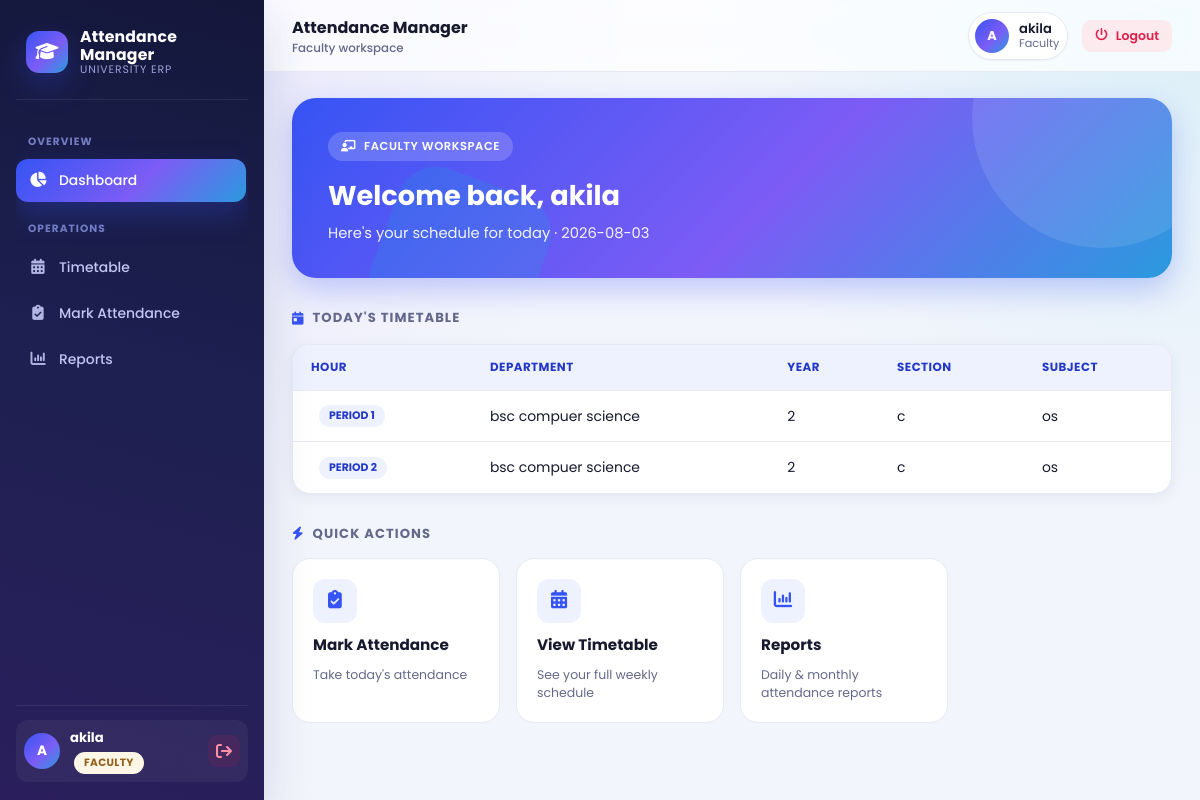
Screenshot of / (signed in) with the database file from the repository.
### tables this page shows
CREATE TABLE timetable (
                id INTEGER PRIMARY KEY AUTOINCREMENT,
                department_id INTEGER NOT NULL,
                year INTEGER NOT NULL,
                section TEXT NOT NULL,
                day_of_week TEXT NOT NULL,
                hour INTEGER NOT NULL,
                subject_id INTEGER NOT NULL,
                faculty_id INTEGER NOT NULL,
                created_at TEXT DEFAULT (datetime('now')),
                FOREIGN KEY (department_id) REFERENCES departments (id) ON DELETE CASCADE,
                FOREIGN KEY (subject_id) REFERENCES subjects (id) ON DELETE CASCADE,
                FOREIGN KEY (faculty_id) REFERENCES faculty (id) ON DELETE CASCADE,
                UNIQUE (department_id, year, section, day_of_week, hour)
            );

CREATE TABLE departments (
                id INTEGER PRIMARY KEY AUTOINCREMENT,
                name TEXT UNIQUE NOT NULL,
                code TEXT,
                created_at TEXT DEFAULT (datetime('now'))
            );

CREATE TABLE subjects (
                id INTEGER PRIMARY KEY AUTOINCREMENT,
                name TEXT NOT NULL,
                code TEXT,
                department_id INTEGER,
                year INTEGER,
                created_at TEXT DEFAULT (datetime('now')),
                FOREIGN KEY (department_id) REFERENCES departments (id) ON DELETE SET NULL
            );

### app.py (the view, shortened to what this page needs)
@app.route("/")
@login_required
def dashboard():
    role = session.get("role")
    if role == "student":
        stats = db.get_student_attendance_stats(session["student_id"])
        subject_stats = db.get_student_subject_wise_stats(session["student_id"])
        student = db.get_student(session["student_id"])
        return render_template("dashboard.html", role=role, student=student,
                                stats=stats, subject_stats=subject_stats)
    if role == "faculty":
        today_name = date.today().strftime("%A")
        todays_classes = [
            t for t in db.get_timetable() if t["faculty_id"] == session["faculty_id"]
            and t["day_of_week"] == today_name
        ]
        todays_classes.sort(key=lambda t: t["hour"])
        return render_template("dashboard.html", role=role, todays_classes=todays_classes, today=date.today().isoformat())

### app.py (called while the page is built)
def login_required(view_func):
    @wraps(view_func)
    def wrapped(*args, **kwargs):
        if "user_id" not in session:
            flash("Please log in to continue.", "warning")
            return redirect(url_for("login"))
        return view_func(*args, **kwargs)
    return wrapped

@app.context_processor
def inject_user():
    return {
        "current_user": session.get("username"),
        "current_role": session.get("role"),
    }

### database.py (called while the page is built)
def get_db_connection():
    conn = sqlite3.connect(DB_PATH, timeout=DB_TIMEOUT_SECONDS)
    conn.row_factory = sqlite3.Row
    conn.execute("PRAGMA foreign_keys = ON")
    conn.execute(f"PRAGMA busy_timeout = {DB_TIMEOUT_SECONDS * 1000}")
    conn.execute("PRAGMA journal_mode = WAL")
    conn.execute("PRAGMA synchronous = NORMAL")
    return conn

### templates/dashboard.html (shortened to what this page needs)
{% extends "base.html" %}
{% block content %}
{% if role == 'student' %}
    <div class="hero-welcome reveal">
        <div class="hero-welcome-inner">
            <span class="hero-eyebrow"><i class="fa-solid fa-user-graduate"></i> Student Workspace</span>
            <h1>Welcome back, {{ student.name }}</h1>
            <p>Roll No: {{ student.roll_no }} &middot; {{ student.department_name or "-" }}
                &middot; Year {{ student.year or "-" }} &middot; Section {{ student.section or "-" }}</p>
        </div>
    </div>
    <div class="ring-section">
        <div class="ring-card reveal">
            <div class="attendance-ring" data-pct="{{ stats.percentage }}"
                 style="--ring-color: {% if stats.status_class == 'good' %}#16a34a{% elif stats.status_class == 'bad' %}#e11d48{% else %}#3654f4{% endif %};">
                <div class="attendance-ring-inner">
                    <strong>{{ stats.percentage }}%</strong>
                    <span>Overall</span>
                </div>
            </div>
            <div class="ring-meta">
                <h3>Your Attendance</h3>
                <p>
                    <span class="pct-badge {% if stats.status_class == 'good' %}pct-good{% elif stats.status_class == 'bad' %}pct-bad{% else %}pct-neutral{% endif %}">
                        {{ stats.status_text }}
                    </span>
                </p>
                <div class="mini-stat-row">
                    <div class="mini-stat mini-green">
                        <strong>{{ stats.present }}</strong>
                        <span>Present Days</span>
                    </div>
                    <div class="mini-stat mini-red">
                        <strong>{{ stats.absent }}</strong>
                        <span>Absent Days</span>
                    </div>
                    <div class="mini-stat">
                        <strong>{{ stats.remaining_leave }}</strong>
                        <span>Leave Left (&ge;75%)</span>
                    </div>
                    <div class="mini-stat">
                        <strong>{{ stats.days_required }}</strong>
                        <span>Classes to Reach 75%</span>
                    </div>
                </div>
            </div>
        </div>
        <div class="motivation-card {% if stats.status_class == 'good' %}motivation-good{% elif stats.status_class == 'bad' %}motivation-bad{% endif %} reveal">
            {% if stats.status_class == 'bad' %}
                <i class="fa-solid fa-triangle-exclamation"></i>
                <h4>Stay on track</h4>
                <p>You need {{ stats.days_required }} more class{{ "es" if stats.days_required != 1 else "" }} to cross the 75% eligibility mark. Every class counts!</p>
            {% elif stats.status_class == 'good' %}
                <i class="fa-solid fa-trophy"></i>
                <h4>Great job!</h4>
                <p>You can take {{ stats.remaining_leave }} more leave{{ "s" if stats.remaining_leave != 1 else "" }} and still stay above 75% attendance.</p>
            {% else %}
                <i class="fa-solid fa-chart-line"></i>
                <h4>Keep it up</h4>
                <p>Attend your classes regularly to build a strong attendance record this term.</p>
            {% endif %}
        </div>
    </div>
    <div class="actions-row">
        <a href="{{ url_for('student_history', student_id=student.id) }}" class="btn btn-primary"><i class="fa-solid fa-clock-rotate-left"></i> View Full History</a>
    </div>
    <h2 class="section-heading"><i class="fa-solid fa-book-open"></i> Subject-wise Attendance</h2>
    {% if subject_stats %}
    <div class="progress-list reveal">
        {% for sub in subject_stats %}
        <div class="progress-item">
            <div class="progress-item-top">
                <strong>{{ sub.subject_name }}</strong>
                <span class="pct-badge {% if sub.status_class == 'good' %}pct-good{% elif sub.status_class == 'bad' %}pct-bad{% else %}pct-neutral{% endif %}">{{ sub.percentage }}%</span>
            </div>
            <div class="progress-track">
                <div class="progress-fill {% if sub.status_class == 'good' %}fill-good{% elif sub.status_class == 'bad' %}fill-bad{% endif %}" data-width="{{ sub.percentage }}"></div>
            </div>
            <div class="progress-meta">
                <span><i class="fa-solid fa-check"></i> Present: {{ sub.present_count }}</span>
                <span><i class="fa-solid fa-xmark"></i> Absent: {{ sub.absent_count }}</span>
                <span><i class="fa-solid fa-layer-group"></i> Total: {{ sub.total_count }}</span>
                <span>{{ sub.status_text }}</span>
            </div>
        </div>
        {% endfor %}
    </div>
    <div class="table-wrapper">
        <table class="data-table subject-attendance-table">
            <thead>
                <tr>
                    <th>Subject</th>
                    <th>Total Classes</th>
                    <th>Present</th>
                    <th>Absent</th>
                    <th>%</th>
                    <th>Eligibility Status</th>
                    <th>Remaining Leave Allowed</th>
                    <th>Classes Needed for 75%</th>
                </tr>
            </thead>
            <tbody>
                {% for sub in subject_stats %}
                <tr>
                    <td>{{ sub.subject_name }}</td>
                    <td>{{ sub.total_count }}</td>
                    <td>{{ sub.present_count }}</td>
                    <td>{{ sub.absent_count }}</td>
                    <td>
                        <span class="pct-badge {% if sub.status_class == 'good' %}pct-good{% elif sub.status_class == 'bad' %}pct-bad{% else %}pct-neutral{% endif %}">
                            {{ sub.percentage }}%
                        </span>
                    </td>
                    <td>{{ sub.status_text }}</td>
                    <td>{{ sub.remaining_leave }}</td>
                    <td>{{ sub.days_required }}</td>
                </tr>
                {% endfor %}
            </tbody>
        </table>
    </div>
    {% else %}
    <p class="empty-state"><i class="fa-solid fa-inbox"></i><br>No subject-wise attendance recorded yet.</p>
    {% endif %}
{% elif role == 'faculty' %}
    <div class="hero-welcome reveal">
        <div class="hero-welcome-inner">
            <span class="hero-eyebrow"><i class="fa-solid fa-chalkboard-user"></i> Faculty Workspace</span>
            <h1>Welcome back, {{ current_user }}</h1>
            <p>Here's your schedule for today &middot; {{ today }}</p>
        </div>
    </div>
    <h2 class="section-heading"><i class="fa-solid fa-calendar-day"></i> Today's Timetable</h2>
    {% if todays_classes %}
    <div class="table-wrapper reveal">
        <table class="data-table">
            <thead>
                <tr>
                    <th>Hour</th>
                    <th>Department</th>
                    <th>Year</th>
                    <th>Section</th>
                    <th>Subject</th>
                </tr>
            </thead>
            <tbody>
                {% for t in todays_classes %}
                <tr>
                    <td><span class="badge-auto">Period {{ t.hour }}</span></td>
                    <td>{{ t.department_name }}</td>
                    <td>{{ t.year }}</td>
                    <td>{{ t.section }}</td>
                    <td>{{ t.subject_name }}</td>
                </tr>
                {% endfor %}
            </tbody>
        </table>
    </div>
    {% else %}
    <p class="empty-state"><i class="fa-solid fa-mug-hot"></i><br>No classes scheduled for you today.</p>
    {% endif %}
    <h2 class="section-heading"><i class="fa-solid fa-bolt"></i> Quick Actions</h2>
    <div class="module-grid">
        <a href="{{ url_for('attendance') }}" class="module-card">
            <span class="module-icon"><i class="fa-solid fa-clipboard-check"></i></span>
            <span class="module-name">Mark Attendance</span>
            <span class="module-desc">Take today's attendance</span>
        </a>
        <a href="{{ url_for('timetable') }}" class="module-card">
            <span class="module-icon"><i class="fa-solid fa-calendar-days"></i></span>
            <span class="module-name">View Timetable</span>
            <span class="module-desc">See your full weekly schedule</span>
        </a>
        <a href="{{ url_for('reports') }}" class="module-card">
            <span class="module-icon"><i class="fa-solid fa-chart-column"></i></span>
            <span class="module-name">Reports</span>
            <span class="module-desc">Daily &amp; monthly attendance reports</span>
        </a>
    </div>
{% endif %}
{% endblock %}

### rows the page displays
timetable: hour "1", department_name "bsc compuer science", year "2", section "c", subject_name "os"
timetable: hour "2", department_name "bsc compuer science", year "2", section "c", subject_name "os"

### other values shown
{{ current_user[0]|upper }} "A"
{{ current_user }} "akila"
{{ current_role|capitalize }} "FACULTY"
{{ current_role|capitalize }} "Faculty"
